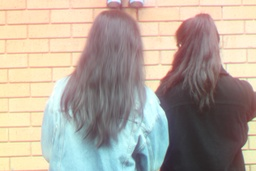
#> input picture Images/Person.JPG, 256 x 171 px, shrunk from 720 x 480 before the run
$ python minimization.py ../Images/Person.JPG 5   (older library calls are emulated)
#> lines starting #> are read from the running program, lines starting #| are printed output that depends on the picture
#!/usr/bin/env python


#usage of PyMaxflow which can do the graph cut efficiently using Kolmogorov's C++ implementation
import maxflow as mf
import numpy as np
import time
import sys
import os.path
from random import shuffle
from scipy.misc import toimage


def image_to_array(img):
    '''input: path to image
       output: array of grayscale
       reference: https://stackoverflow.com/questions/40727793/how-to-convert-a-grayscale-image-into-a-list-of-pixel-values
       '''
    from PIL import Image
    img = Image.open(img).convert('L')
    w, h = img.size

    data = list(img.getdata())
    data = [data[off:off+w] for off in range(0, w*h, w)]

    return data

def arr_to_image(a, fname):
    '''Saves image arr as image'''

    toimage(a).save(fname)
    return 0

def give_test_1d_image():
    '''returns a 1x10 pixel image'''
    return np.array([[5,5,5,2,7,7,4,7]])


def calculate_energy(img_orig, img_work):
    '''Calculates Energy of image.
       img: is input array'''

    E_data = 0
    for i in range(len(img_orig)):
        for j in range(len(img_orig[0])):
            E_data += D_p(img_orig[i][j], img_work, j, i)

    E_smooth = 0
    for i in range(len(img_orig)):
        for j in range(len(img_orig[0])):
            ns = give_neighbours(img_work, j, i)
            E_smooth += sum([V_p_q(v, img_work[i][j]) for v in ns])

    return E_data + E_smooth
def calculate_total_energy(img_orig, img_work,img_energy):
    '''Calculates Energy of image.
       img: is input array'''

    E_data = 0
    data=0
    for i in range(len(img_orig)):
        for j in range(len(img_orig[0])):
            data = D_p(img_orig[i][j], img_work, j, i)
            E_data += data
            img_energy[i][j]=data

    E_smooth = 0
    for i in range(len(img_orig)):
        for j in range(len(img_orig[0])):
            ns = give_neighbours(img_work, j, i)
            data=sum([V_p_q(v, img_work[i][j]) for v in ns])
            E_smooth += data
            img_energy[i][j]+=data

    arr_to_image(img_energy, "totalEnergy_Minimization.png")
    return E_data + E_smooth

def V_p_q(label1, label2):
    '''Definition of the potential'''
    # return 45*abs(label1-label2)
    return abs(label1-label2)
    # return min(10,abs(label1-label2))


def D_p(label, graph, x, y):
    '''Returns the quadratic difference between label and real intensity of pixel'''
    return (abs(label**2-graph[y][x]**2))**0.5  #best working D_p
    # return (label-graph[y][x])**2


def give_neighbours(image, x, y):
    '''Returns a list of all neighbour intensities'''
    if x>=len(image[0]) or x<0 or y>=len(image) or y<0:
       raise ValueError('Pixel is not in image. x and/or y are to large')
    ns = []
    for a,b in zip([1,0,-1,0],[0,1,0,-1]):
        if (x+a<len(image[0]) and x+a>=0) and (y+b<len(image) and y+b>=0):
            ns.append(image[y+b][x+a])
    return ns


def return_mapping_of_image(image, alpha, beta):
    #map does the position in graph map to (y,x) position in image
    map = {}
    #other way
    revmap = {}
    #loop over all pixels and add them to maps
    map_parameter = 0
    for y in range(len(image)):
        for x in range(len(image[0])):
            #extract pixel which have the wanted label
            if image[y][x] == alpha or image[y][x] == beta:
                map[map_parameter] = (y,x)
                revmap[(y,x)] = map_parameter
                map_parameter += 1

    return map, revmap


def alpha_beta_swap_new(alpha, beta, img_orig, img_work):
    ''' Performs alpha-beta-swap
        img_orig: input image
        img_work: denoised image in each step
        time_measure: flag if you want measure time'''

    #extract position of alpha or beta pixels to mapping
    map, revmap = return_mapping_of_image(img_work, alpha, beta)

    #graph of maxflow
    graph_mf = mf.Graph[float](len(map) )
    #add nodes
    nodes = graph_mf.add_nodes(len(map))

    #add n-link edges
    weight = V_p_q(alpha, beta)
    for i in range(0,len(map)):
        y,x = map[i]
        #top, left, bottom, right
        for a,b in zip([1,0,-1,0],[0,1,0,-1]):
            if (y+b, x+a) in revmap:
                graph_mf.add_edge(i,revmap[(y+b,x+a)], weight, 0)

    #add all the terminal edges
    for i in range(0,len(map)):
        y,x = map[i]
        #find neighbours
        neighbours = give_neighbours(img_work, x, y)
        #consider only neighbours which are not having alpha or beta label
        fil_neigh = list(filter(lambda i: i!=alpha and i!=beta, neighbours))
        #calculation of weight
        t_weight_alpha = sum([V_p_q(alpha,v) for v in fil_neigh]) + D_p(alpha, img_orig, x, y)
        t_weight_beta = sum([V_p_q(beta,v) for v in fil_neigh]) + D_p(beta, img_orig, x, y)
        graph_mf.add_tedge(nodes[i], t_weight_alpha, t_weight_beta)

    #calculating flow
    flow = graph_mf.maxflow()
    res = [graph_mf.get_segment(nodes[i]) for i in range(0, len(nodes))]

    #depending on cut assign new label
    for i in range(0, len(res)):
        y, x = map[i]
        if res[i] == 1:
            img_work[y][x] = alpha
        else:
            img_work[y][x] = beta

    return img_work


def swap_minimization(img_orig, img_work, cycles, output_name):
    '''This methods implements the energy minimization via alpha-beta-swaps
       img_orig: is original input image
       img_work: optimized image
       cycles: how often to iterate over all labels'''
    import time
    #find all labels of image
    start = time.time()
    labels = []
    for i in range(0, len(img_orig)):
        for j in range(0, len(img_orig[0])):
            if img_orig[i][j] not in labels:
                labels.append(img_orig[i][j])
    labels = np.array(labels)
    stop = time.time()
    print(stop-start)
    T = 0
    #do iteration of all pairs a few times
    for u in range(0,cycles):
        # shuffle(labels)
        #iterate over all pairs of labels
        for i in range(0, len(labels)-1):
            for j in range(i+1, len(labels)):
                #computing intensive swapping and graph cutting part
                img_work  = alpha_beta_swap_new(labels[i],labels[j], img_orig, img_work)
        #user output and interims result image
        print(str(u+1) + "\t\t\t", calculate_energy(img_orig, img_work))
        # print("Energy after " + str(u+1) + "/" + str(cycles) + " cylces:", calculate_energy(img_orig, img_work))
        arr_to_image(img_work, "bad_denoised_"+output_name+"_"+str(u+1)+"_cycle"+".png")

    return img_work

def main():

    # if sys.argv[1] == None or sys.argv[2] == None:
    if len(sys.argv)<3:
        print("Usage:\t python minimization.py PATH/FILENAME NUMBER_OF_CYCLES")
        print("\t NUMBER_OF_CYCLES is quite good if it is something between 1 and 10")
        return -1
    img_name = sys.argv[1]
    cycles = int(sys.argv[2])
    new_name = img_name.split('/')[-1].split('.')[0]

    if not os.path.isfile(img_name):
        print('Please input a regular path to a file.')
        return -1

    #image
    img_orig = image_to_array(img_name)
#> in image_to_array, `img = Image.open(img).convert('L')`:
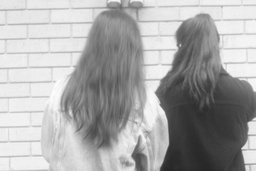
#> img: PIL image 256x171 L; min 38, max 254, mean 169.6
#> in image_to_array, `data = list(img.getdata())`: data = 43776 items
#> in image_to_array, `data = [data[off:off+w] for off in range(0, w*h, w)]`: data = 171 items
#> img_orig = 171 items
    img_work= image_to_array(img_name)
#> img_work = 171 items
    img_energy=image_to_array(img_name)
#> img_energy = 171 items

    if len(img_orig)>100 or len(img_orig[0])>100:
        print("WARNING: images larger than 100x100 take probably a few minutes (or hours) to minimize.")
        print("For testing smaller than 100x100 is good\n")
    print("#Energy input image:", calculate_total_energy(img_orig, img_work,img_energy))
#> after the loop in calculate_total_energy, `for i in range(len(img_orig)):`: E_data = 0; img_energy = 171 items
#> in calculate_total_energy, `E_smooth = 0`: E_smooth = 0
#> after the loop in calculate_total_energy, `for i in range(len(img_orig)):`: E_smooth = 859136
#> in arr_to_image, `toimage(a).save(fname)`:
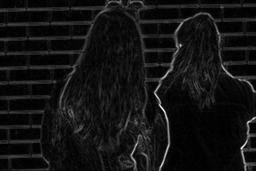
#> saved as totalEnergy_Minimization.png: PIL image 256x171 L; min 0, max 255, mean 18.6
#| #Energy input image: 859136.0
    print("# nth cycle  \t\t energy")
    swap_minimization(img_orig, img_work, cycles, new_name)
#> after the loop in swap_minimization, `for i in range(0, len(img_orig)):`: labels = 217 values, max 254 at index 196, min 38 at index 216, mean 146
#> after the loop in swap_minimization, `for u in range(0,cycles):`: img_work = 171 items
#> (the call stopped at in alpha_beta_swap_new, `graph_mf = mf.Graph[float](len(map) )`: maxflow is not available in this run)

    return 0


main()
